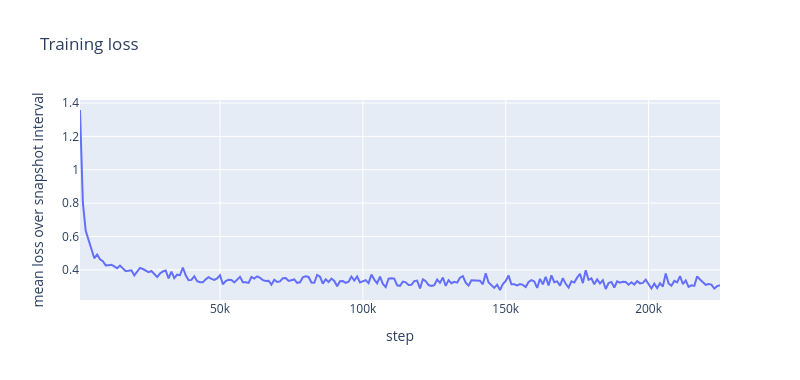
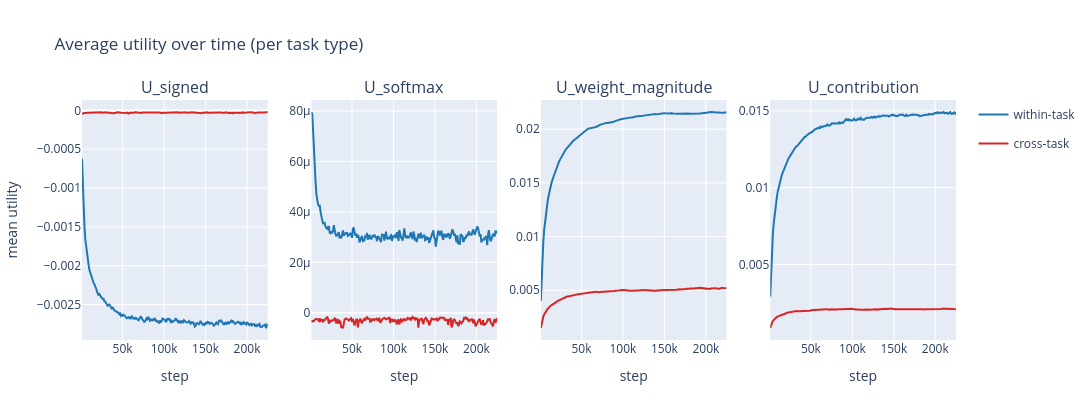
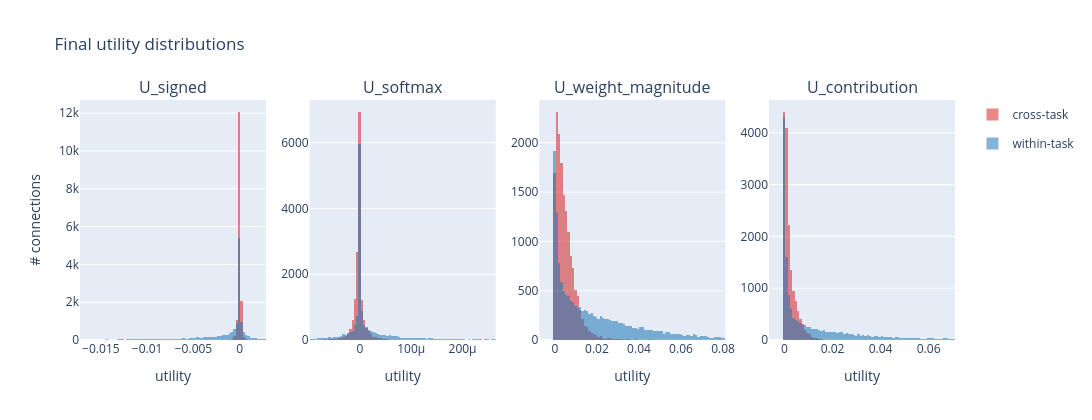
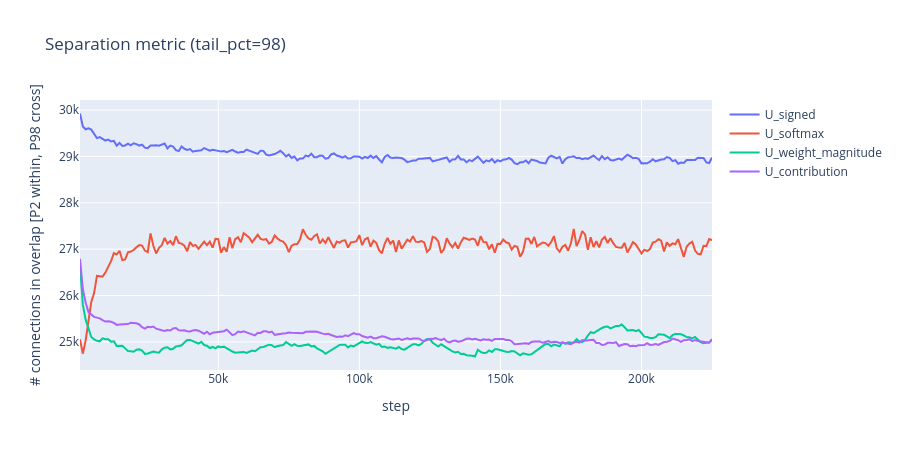

Write notebook code for charts like these, in order.
### Code cell
plot_loss_over_time(snaps)
plot_avg_utility_over_time(snaps)
plot_final_distributions(snaps)
plot_separation_metric(snaps);

### Figure 1 — Plotly figure (JSON) as saved in the notebook; plotly's stock layout.template omitted (floating-point values rounded to 4 significant figures; data arrays with more than 128 entries replaced by an {"elided": "..."} marker saying what was removed)
{"data": [{"mode": "lines", "name": "loss", "type": "scatter", "x": {"elided": "225 int values"}, "y": {"elided": "225 float values"}}], "layout": {"height": 380, "title": {"text": "Training loss"}, "width": 800, "xaxis": {"title": {"text": "step"}}, "yaxis": {"title": {"text": "mean loss over snapshot interval"}}}}

### Figure 2 — Plotly figure (JSON) as saved in the notebook; plotly's stock layout.template omitted (floating-point values rounded to 4 significant figures; data arrays with more than 128 entries replaced by an {"elided": "..."} marker saying what was removed)
{"data": [{"legendgroup": "within", "line": {"color": "#1f77b4"}, "mode": "lines", "name": "within-task", "showlegend": true, "type": "scatter", "x": {"elided": "225 int values"}, "xaxis": "x", "y": {"elided": "225 float values"}, "yaxis": "y"}, {"legendgroup": "cross", "line": {"color": "#d62728"}, "mode": "lines", "name": "cross-task", "showlegend": true, "type": "scatter", "x": {"elided": "225 int values"}, "xaxis": "x", "y": {"elided": "225 float values"}, "yaxis": "y"}, {"legendgroup": "within", "line": {"color": "#1f77b4"}, "mode": "lines", "name": "within-task", "showlegend": false, "type": "scatter", "x": {"elided": "225 int values"}, "xaxis": "x2", "y": {"elided": "225 float values"}, "yaxis": "y2"}, {"legendgroup": "cross", "line": {"color": "#d62728"}, "mode": "lines", "name": "cross-task", "showlegend": false, "type": "scatter", "x": {"elided": "225 int values"}, "xaxis": "x2", "y": {"elided": "225 float values"}, "yaxis": "y2"}, {"legendgroup": "within", "line": {"color": "#1f77b4"}, "mode": "lines", "name": "within-task", "showlegend": false, "type": "scatter", "x": {"elided": "225 int values"}, "xaxis": "x3", "y": {"elided": "225 float values"}, "yaxis": "y3"}, {"legendgroup": "cross", "line": {"color": "#d62728"}, "mode": "lines", "name": "cross-task", "showlegend": false, "type": "scatter", "x": {"elided": "225 int values"}, "xaxis": "x3", "y": {"elided": "225 float values"}, "yaxis": "y3"}, {"legendgroup": "within", "line": {"color": "#1f77b4"}, "mode": "lines", "name": "within-task", "showlegend": false, "type": "scatter", "x": {"elided": "225 int values"}, "xaxis": "x4", "y": {"elided": "225 float values"}, "yaxis": "y4"}, {"legendgroup": "cross", "line": {"color": "#d62728"}, "mode": "lines", "name": "cross-task", "showlegend": false, "type": "scatter", "x": {"elided": "225 int values"}, "xaxis": "x4", "y": {"elided": "225 float values"}, "yaxis": "y4"}], "layout": {"annotations": [{"font": {"size": 16}, "showarrow": false, "text": "U_signed", "x": 0.1062, "xanchor": "center", "xref": "paper", "y": 1, "yanchor": "bottom", "yref": "paper"}, {"font": {"size": 16}, "showarrow": false, "text": "U_softmax", "x": 0.3688, "xanchor": "center", "xref": "paper", "y": 1, "yanchor": "bottom", "yref": "paper"}, {"font": {"size": 16}, "showarrow": false, "text": "U_weight_magnitude", "x": 0.6313, "xanchor": "center", "xref": "paper", "y": 1, "yanchor": "bottom", "yref": "paper"}, {"font": {"size": 16}, "showarrow": false, "text": "U_contribution", "x": 0.8938, "xanchor": "center", "xref": "paper", "y": 1, "yanchor": "bottom", "yref": "paper"}], "height": 420, "title": {"text": "Average utility over time (per task type)"}, "width": 1280, "xaxis": {"anchor": "y", "domain": [0, 0.2125], "title": {"text": "step"}}, "xaxis2": {"anchor": "y2", "domain": [0.2625, 0.475], "title": {"text": "step"}}, "xaxis3": {"anchor": "y3", "domain": [0.525, 0.7375], "title": {"text": "step"}}, "xaxis4": {"anchor": "y4", "domain": [0.7875, 1], "title": {"text": "step"}}, "yaxis": {"anchor": "x", "domain": [0, 1], "title": {"text": "mean utility"}}, "yaxis2": {"anchor": "x2", "domain": [0, 1]}, "yaxis3": {"anchor": "x3", "domain": [0, 1]}, "yaxis4": {"anchor": "x4", "domain": [0, 1]}}}

### Figure 3 — Plotly figure (JSON) as saved in the notebook; plotly's stock layout.template omitted (floating-point values rounded to 4 significant figures; data arrays with more than 128 entries replaced by an {"elided": "..."} marker saying what was removed)
{"data": [{"legendgroup": "cross", "marker": {"color": "#d62728"}, "name": "cross-task", "opacity": 0.55, "showlegend": true, "type": "histogram", "x": {"elided": "15680 float values"}, "xaxis": "x", "xbins": {"end": 0.002826, "size": 0.000251, "start": -0.01725}, "yaxis": "y"}, {"legendgroup": "within", "marker": {"color": "#1f77b4"}, "name": "within-task", "opacity": 0.55, "showlegend": true, "type": "histogram", "x": {"elided": "15680 float values"}, "xaxis": "x", "xbins": {"end": 0.002826, "size": 0.000251, "start": -0.01725}, "yaxis": "y"}, {"legendgroup": "cross", "marker": {"color": "#d62728"}, "name": "cross-task", "opacity": 0.55, "showlegend": false, "type": "histogram", "x": {"elided": "15680 float values"}, "xaxis": "x2", "xbins": {"end": 0.0002645, "size": 4.529e-06, "start": -9.779e-05}, "yaxis": "y2"}, {"legendgroup": "within", "marker": {"color": "#1f77b4"}, "name": "within-task", "opacity": 0.55, "showlegend": false, "type": "histogram", "x": {"elided": "15680 float values"}, "xaxis": "x2", "xbins": {"end": 0.0002645, "size": 4.529e-06, "start": -9.779e-05}, "yaxis": "y2"}, {"legendgroup": "cross", "marker": {"color": "#d62728"}, "name": "cross-task", "opacity": 0.55, "showlegend": false, "type": "histogram", "x": {"elided": "15680 float values"}, "xaxis": "x3", "xbins": {"end": 0.08107, "size": 0.001105, "start": -0.00737}, "yaxis": "y3"}, {"legendgroup": "within", "marker": {"color": "#1f77b4"}, "name": "within-task", "opacity": 0.55, "showlegend": false, "type": "histogram", "x": {"elided": "15680 float values"}, "xaxis": "x3", "xbins": {"end": 0.08107, "size": 0.001105, "start": -0.00737}, "yaxis": "y3"}, {"legendgroup": "cross", "marker": {"color": "#d62728"}, "name": "cross-task", "opacity": 0.55, "showlegend": false, "type": "histogram", "x": {"elided": "15680 float values"}, "xaxis": "x4", "xbins": {"end": 0.07099, "size": 0.000968, "start": -0.006454}, "yaxis": "y4"}, {"legendgroup": "within", "marker": {"color": "#1f77b4"}, "name": "within-task", "opacity": 0.55, "showlegend": false, "type": "histogram", "x": {"elided": "15680 float values"}, "xaxis": "x4", "xbins": {"end": 0.07099, "size": 0.000968, "start": -0.006454}, "yaxis": "y4"}], "layout": {"annotations": [{"font": {"size": 16}, "showarrow": false, "text": "U_signed", "x": 0.1062, "xanchor": "center", "xref": "paper", "y": 1, "yanchor": "bottom", "yref": "paper"}, {"font": {"size": 16}, "showarrow": false, "text": "U_softmax", "x": 0.3688, "xanchor": "center", "xref": "paper", "y": 1, "yanchor": "bottom", "yref": "paper"}, {"font": {"size": 16}, "showarrow": false, "text": "U_weight_magnitude", "x": 0.6313, "xanchor": "center", "xref": "paper", "y": 1, "yanchor": "bottom", "yref": "paper"}, {"font": {"size": 16}, "showarrow": false, "text": "U_contribution", "x": 0.8938, "xanchor": "center", "xref": "paper", "y": 1, "yanchor": "bottom", "yref": "paper"}], "barmode": "overlay", "height": 420, "title": {"text": "Final utility distributions"}, "width": 1280, "xaxis": {"anchor": "y", "domain": [0, 0.2125], "range": [-0.01725, 0.002826], "title": {"text": "utility"}}, "xaxis2": {"anchor": "y2", "domain": [0.2625, 0.475], "range": [-9.779e-05, 0.0002645], "title": {"text": "utility"}}, "xaxis3": {"anchor": "y3", "domain": [0.525, 0.7375], "range": [-0.00737, 0.08107], "title": {"text": "utility"}}, "xaxis4": {"anchor": "y4", "domain": [0.7875, 1], "range": [-0.006454, 0.07099], "title": {"text": "utility"}}, "yaxis": {"anchor": "x", "domain": [0, 1], "title": {"text": "# connections"}}, "yaxis2": {"anchor": "x2", "domain": [0, 1]}, "yaxis3": {"anchor": "x3", "domain": [0, 1]}, "yaxis4": {"anchor": "x4", "domain": [0, 1]}}}

### Figure 4 — Plotly figure (JSON) as saved in the notebook; plotly's stock layout.template omitted (floating-point values rounded to 4 significant figures; data arrays with more than 128 entries replaced by an {"elided": "..."} marker saying what was removed)
{"data": [{"mode": "lines", "name": "U_signed", "type": "scatter", "x": {"elided": "225 int values"}, "y": {"elided": "225 int values"}}, {"mode": "lines", "name": "U_softmax", "type": "scatter", "x": {"elided": "225 int values"}, "y": {"elided": "225 int values"}}, {"mode": "lines", "name": "U_weight_magnitude", "type": "scatter", "x": {"elided": "225 int values"}, "y": {"elided": "225 int values"}}, {"mode": "lines", "name": "U_contribution", "type": "scatter", "x": {"elided": "225 int values"}, "y": {"elided": "225 int values"}}], "layout": {"height": 450, "title": {"text": "Separation metric (tail_pct=98)"}, "width": 900, "xaxis": {"title": {"text": "step"}}, "yaxis": {"title": {"text": "# connections in overlap [P2 within, P98 cross]"}}}}
